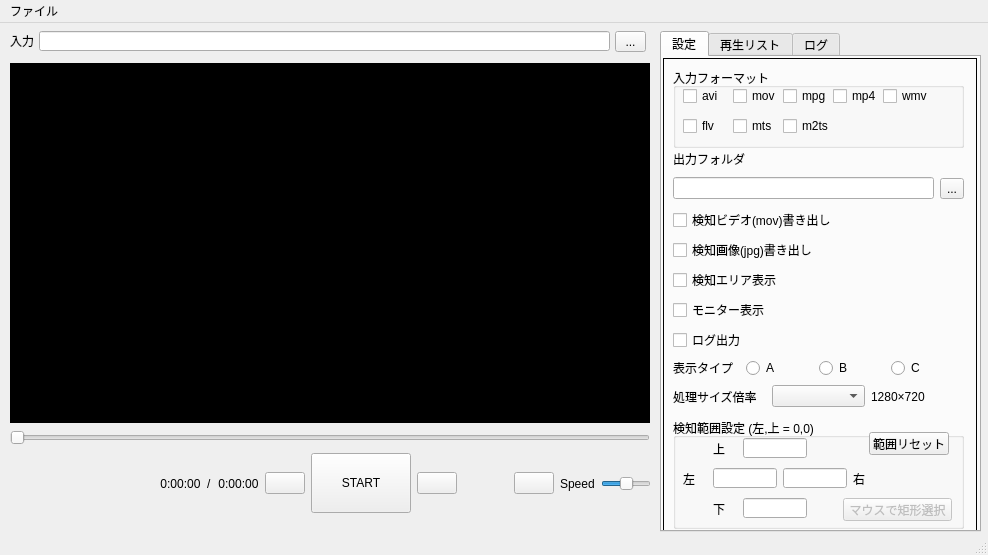
<?xml version="1.0" encoding="UTF-8"?>
<ui version="4.0">
 <class>MainWindow</class>
 <widget class="QMainWindow" name="MainWindow">
  <property name="geometry">
   <rect>
    <x>0</x>
    <y>0</y>
    <width>988</width>
    <height>555</height>
   </rect>
  </property>
  <property name="sizePolicy">
   <sizepolicy hsizetype="Fixed" vsizetype="Fixed">
    <horstretch>0</horstretch>
    <verstretch>0</verstretch>
   </sizepolicy>
  </property>
  <property name="windowTitle">
   <string>Animal Detect</string>
  </property>
  <widget class="QWidget" name="centralwidget">
   <widget class="QTabWidget" name="tabWidget">
    <property name="geometry">
     <rect>
      <x>660</x>
      <y>8</y>
      <width>321</width>
      <height>501</height>
     </rect>
    </property>
    <property name="currentIndex">
     <number>0</number>
    </property>
    <widget class="QWidget" name="Setting_tab">
     <attribute name="title">
      <string>設定</string>
     </attribute>
     <widget class="QFrame" name="frame">
      <property name="geometry">
       <rect>
        <x>1</x>
        <y>1</y>
        <width>314</width>
        <height>475</height>
       </rect>
      </property>
      <property name="frameShape">
       <enum>QFrame::Box</enum>
      </property>
      <property name="frameShadow">
       <enum>QFrame::Plain</enum>
      </property>
      <widget class="QWidget" name="verticalLayoutWidget">
       <property name="geometry">
        <rect>
         <x>10</x>
         <y>150</y>
         <width>291</width>
         <height>201</height>
        </rect>
       </property>
       <layout class="QVBoxLayout" name="verticalLayout_6">
        <item>
         <widget class="QCheckBox" name="writevideo_checkBox">
          <property name="text">
           <string>検知ビデオ(mov)書き出し</string>
          </property>
          <property name="checkable">
           <bool>true</bool>
          </property>
          <property name="checked">
           <bool>false</bool>
          </property>
         </widget>
        </item>
        <item>
         <widget class="QCheckBox" name="writejpg_checkBox">
          <property name="text">
           <string>検知画像(jpg)書き出し</string>
          </property>
          <property name="checkable">
           <bool>true</bool>
          </property>
          <property name="checked">
           <bool>false</bool>
          </property>
         </widget>
        </item>
        <item>
         <widget class="QCheckBox" name="bounding_checkBox">
          <property name="text">
           <string>検知エリア表示</string>
          </property>
         </widget>
        </item>
        <item>
         <widget class="QCheckBox" name="display_checkBox">
          <property name="text">
           <string>モニター表示</string>
          </property>
         </widget>
        </item>
        <item>
         <widget class="QCheckBox" name="verbose_checkBox">
          <property name="text">
           <string>ログ出力</string>
          </property>
         </widget>
        </item>
        <item>
         <layout class="QHBoxLayout" name="horizontalLayout">
          <property name="spacing">
           <number>0</number>
          </property>
          <item>
           <widget class="QLabel" name="label_8">
            <property name="text">
             <string>表示タイプ</string>
            </property>
           </widget>
          </item>
          <item>
           <widget class="QRadioButton" name="detectA_radioButton">
            <property name="text">
             <string>A</string>
            </property>
           </widget>
          </item>
          <item>
           <widget class="QRadioButton" name="detectB_radioButton">
            <property name="text">
             <string>B</string>
            </property>
           </widget>
          </item>
          <item>
           <widget class="QRadioButton" name="detectC_radioButton">
            <property name="text">
             <string>C</string>
            </property>
           </widget>
          </item>
         </layout>
        </item>
        <item>
         <layout class="QHBoxLayout" name="horizontalLayout_2">
          <item>
           <widget class="QLabel" name="label_9">
            <property name="text">
             <string>処理サイズ倍率</string>
            </property>
           </widget>
          </item>
          <item>
           <widget class="QComboBox" name="imgscale_comboBox"/>
          </item>
          <item>
           <widget class="QLabel" name="imgsize_label">
            <property name="text">
             <string>1280×720</string>
            </property>
           </widget>
          </item>
         </layout>
        </item>
       </layout>
      </widget>
      <widget class="QGroupBox" name="groupBox">
       <property name="geometry">
        <rect>
         <x>10</x>
         <y>360</y>
         <width>291</width>
         <height>111</height>
        </rect>
       </property>
       <property name="title">
        <string>検知範囲設定 (左,上 = 0,0)</string>
       </property>
       <widget class="QPushButton" name="detectionArea_Button">
        <property name="enabled">
         <bool>false</bool>
        </property>
        <property name="geometry">
         <rect>
          <x>170</x>
          <y>80</y>
          <width>109</width>
          <height>23</height>
         </rect>
        </property>
        <property name="text">
         <string>マウスで矩形選択</string>
        </property>
       </widget>
       <widget class="QLineEdit" name="detectionTop_Edit">
        <property name="geometry">
         <rect>
          <x>70</x>
          <y>20</y>
          <width>64</width>
          <height>20</height>
         </rect>
        </property>
        <property name="inputMethodHints">
         <set>Qt::ImhDigitsOnly|Qt::ImhEmailCharactersOnly</set>
        </property>
       </widget>
       <widget class="QLineEdit" name="detectionBottom_Edit">
        <property name="geometry">
         <rect>
          <x>70</x>
          <y>80</y>
          <width>64</width>
          <height>20</height>
         </rect>
        </property>
       </widget>
       <widget class="QLineEdit" name="detectionRight_Edit">
        <property name="geometry">
         <rect>
          <x>110</x>
          <y>50</y>
          <width>64</width>
          <height>20</height>
         </rect>
        </property>
       </widget>
       <widget class="QLineEdit" name="detectionLeft_Edit">
        <property name="geometry">
         <rect>
          <x>40</x>
          <y>50</y>
          <width>64</width>
          <height>20</height>
         </rect>
        </property>
       </widget>
       <widget class="QLabel" name="label_3">
        <property name="geometry">
         <rect>
          <x>40</x>
          <y>20</y>
          <width>31</width>
          <height>21</height>
         </rect>
        </property>
        <property name="text">
         <string>上</string>
        </property>
       </widget>
       <widget class="QLabel" name="label_6">
        <property name="geometry">
         <rect>
          <x>40</x>
          <y>80</y>
          <width>16</width>
          <height>21</height>
         </rect>
        </property>
        <property name="text">
         <string>下</string>
        </property>
       </widget>
       <widget class="QLabel" name="label_4">
        <property name="geometry">
         <rect>
          <x>10</x>
          <y>50</y>
          <width>31</width>
          <height>21</height>
         </rect>
        </property>
        <property name="text">
         <string>左</string>
        </property>
       </widget>
       <widget class="QLabel" name="label_5">
        <property name="geometry">
         <rect>
          <x>180</x>
          <y>50</y>
          <width>31</width>
          <height>21</height>
         </rect>
        </property>
        <property name="text">
         <string>右</string>
        </property>
       </widget>
       <widget class="QPushButton" name="resetArea_Button">
        <property name="geometry">
         <rect>
          <x>196</x>
          <y>14</y>
          <width>80</width>
          <height>23</height>
         </rect>
        </property>
        <property name="text">
         <string>範囲リセット</string>
        </property>
       </widget>
      </widget>
      <widget class="QWidget" name="horizontalLayoutWidget">
       <property name="geometry">
        <rect>
         <x>10</x>
         <y>110</y>
         <width>291</width>
         <height>41</height>
        </rect>
       </property>
       <layout class="QHBoxLayout" name="horizontalLayout_4">
        <property name="leftMargin">
         <number>0</number>
        </property>
        <item>
         <widget class="QLineEdit" name="outdirEdit">
          <property name="readOnly">
           <bool>true</bool>
          </property>
         </widget>
        </item>
        <item>
         <widget class="QToolButton" name="outdirButton">
          <property name="text">
           <string>...</string>
          </property>
         </widget>
        </item>
       </layout>
      </widget>
      <widget class="QLabel" name="label">
       <property name="geometry">
        <rect>
         <x>10</x>
         <y>90</y>
         <width>301</width>
         <height>21</height>
        </rect>
       </property>
       <property name="text">
        <string>出力フォルダ</string>
       </property>
      </widget>
      <widget class="QGroupBox" name="groupBox_3">
       <property name="geometry">
        <rect>
         <x>10</x>
         <y>10</y>
         <width>291</width>
         <height>80</height>
        </rect>
       </property>
       <property name="title">
        <string>入力フォーマット</string>
       </property>
       <widget class="QCheckBox" name="avi_checkBox">
        <property name="enabled">
         <bool>true</bool>
        </property>
        <property name="geometry">
         <rect>
          <x>10</x>
          <y>20</y>
          <width>51</width>
          <height>16</height>
         </rect>
        </property>
        <property name="text">
         <string>avi</string>
        </property>
        <property name="checked">
         <bool>false</bool>
        </property>
       </widget>
       <widget class="QCheckBox" name="mov_checkBox">
        <property name="geometry">
         <rect>
          <x>60</x>
          <y>20</y>
          <width>51</width>
          <height>16</height>
         </rect>
        </property>
        <property name="text">
         <string>mov</string>
        </property>
       </widget>
       <widget class="QCheckBox" name="mpg_checkBox">
        <property name="geometry">
         <rect>
          <x>110</x>
          <y>20</y>
          <width>51</width>
          <height>16</height>
         </rect>
        </property>
        <property name="text">
         <string>mpg</string>
        </property>
       </widget>
       <widget class="QCheckBox" name="mp4_checkBox">
        <property name="geometry">
         <rect>
          <x>160</x>
          <y>20</y>
          <width>51</width>
          <height>16</height>
         </rect>
        </property>
        <property name="text">
         <string>mp4</string>
        </property>
       </widget>
       <widget class="QCheckBox" name="wmv_checkBox">
        <property name="geometry">
         <rect>
          <x>210</x>
          <y>20</y>
          <width>51</width>
          <height>16</height>
         </rect>
        </property>
        <property name="text">
         <string>wmv</string>
        </property>
       </widget>
       <widget class="QCheckBox" name="flv_checkBox">
        <property name="geometry">
         <rect>
          <x>10</x>
          <y>50</y>
          <width>51</width>
          <height>16</height>
         </rect>
        </property>
        <property name="text">
         <string>flv</string>
        </property>
       </widget>
       <widget class="QCheckBox" name="mts_checkBox">
        <property name="geometry">
         <rect>
          <x>60</x>
          <y>50</y>
          <width>51</width>
          <height>16</height>
         </rect>
        </property>
        <property name="text">
         <string>mts</string>
        </property>
       </widget>
       <widget class="QCheckBox" name="m2ts_checkBox">
        <property name="geometry">
         <rect>
          <x>110</x>
          <y>50</y>
          <width>51</width>
          <height>16</height>
         </rect>
        </property>
        <property name="text">
         <string>m2ts</string>
        </property>
       </widget>
      </widget>
     </widget>
    </widget>
    <widget class="QWidget" name="PlayList_tab">
     <attribute name="title">
      <string>再生リスト</string>
     </attribute>
     <widget class="QTreeView" name="treeView">
      <property name="geometry">
       <rect>
        <x>1</x>
        <y>1</y>
        <width>314</width>
        <height>475</height>
       </rect>
      </property>
      <property name="frameShape">
       <enum>QFrame::Box</enum>
      </property>
      <property name="frameShadow">
       <enum>QFrame::Plain</enum>
      </property>
     </widget>
    </widget>
    <widget class="QWidget" name="Log_tab">
     <attribute name="title">
      <string>ログ</string>
     </attribute>
     <widget class="QTextEdit" name="logEdit">
      <property name="geometry">
       <rect>
        <x>1</x>
        <y>1</y>
        <width>314</width>
        <height>451</height>
       </rect>
      </property>
      <property name="frameShape">
       <enum>QFrame::Box</enum>
      </property>
      <property name="frameShadow">
       <enum>QFrame::Plain</enum>
      </property>
      <property name="verticalScrollBarPolicy">
       <enum>Qt::ScrollBarAlwaysOn</enum>
      </property>
      <property name="horizontalScrollBarPolicy">
       <enum>Qt::ScrollBarAlwaysOn</enum>
      </property>
      <property name="lineWrapMode">
       <enum>QTextEdit::NoWrap</enum>
      </property>
      <property name="readOnly">
       <bool>true</bool>
      </property>
      <property name="html">
       <string>&lt;!DOCTYPE HTML PUBLIC &quot;-//W3C//DTD HTML 4.0//EN&quot; &quot;http://www.w3.org/TR/REC-html40/strict.dtd&quot;&gt;
&lt;html&gt;&lt;head&gt;&lt;meta name=&quot;qrichtext&quot; content=&quot;1&quot; /&gt;&lt;style type=&quot;text/css&quot;&gt;
p, li { white-space: pre-wrap; }
&lt;/style&gt;&lt;/head&gt;&lt;body style=&quot; font-family:'MS UI Gothic'; font-size:9pt; font-weight:400; font-style:normal;&quot;&gt;
&lt;p style=&quot;-qt-paragraph-type:empty; margin-top:0px; margin-bottom:0px; margin-left:0px; margin-right:0px; -qt-block-indent:0; text-indent:0px;&quot;&gt;&lt;br /&gt;&lt;/p&gt;&lt;/body&gt;&lt;/html&gt;</string>
      </property>
     </widget>
     <widget class="QPushButton" name="clearlog_pushButton">
      <property name="geometry">
       <rect>
        <x>235</x>
        <y>454</y>
        <width>75</width>
        <height>23</height>
       </rect>
      </property>
      <property name="text">
       <string>クリア</string>
      </property>
     </widget>
    </widget>
   </widget>
   <widget class="QLabel" name="videoFrame">
    <property name="geometry">
     <rect>
      <x>10</x>
      <y>40</y>
      <width>640</width>
      <height>360</height>
     </rect>
    </property>
    <property name="minimumSize">
     <size>
      <width>640</width>
      <height>360</height>
     </size>
    </property>
    <property name="maximumSize">
     <size>
      <width>640</width>
      <height>360</height>
     </size>
    </property>
    <property name="autoFillBackground">
     <bool>false</bool>
    </property>
    <property name="styleSheet">
     <string notr="true">background-color: rgb(0, 0, 0);
color: rgb(255, 255, 255);</string>
    </property>
    <property name="text">
     <string/>
    </property>
    <property name="alignment">
     <set>Qt::AlignLeading|Qt::AlignLeft|Qt::AlignTop</set>
    </property>
   </widget>
   <widget class="QSlider" name="trackSlider">
    <property name="geometry">
     <rect>
      <x>10</x>
      <y>405</y>
      <width>640</width>
      <height>20</height>
     </rect>
    </property>
    <property name="minimumSize">
     <size>
      <width>640</width>
      <height>20</height>
     </size>
    </property>
    <property name="maximumSize">
     <size>
      <width>640</width>
      <height>16777215</height>
     </size>
    </property>
    <property name="orientation">
     <enum>Qt::Horizontal</enum>
    </property>
   </widget>
   <widget class="QLineEdit" name="fileEdit">
    <property name="enabled">
     <bool>true</bool>
    </property>
    <property name="geometry">
     <rect>
      <x>39</x>
      <y>8</y>
      <width>571</width>
      <height>20</height>
     </rect>
    </property>
    <property name="minimumSize">
     <size>
      <width>500</width>
      <height>0</height>
     </size>
    </property>
    <property name="maximumSize">
     <size>
      <width>600</width>
      <height>16777215</height>
     </size>
    </property>
    <property name="text">
     <string/>
    </property>
    <property name="frame">
     <bool>true</bool>
    </property>
    <property name="readOnly">
     <bool>true</bool>
    </property>
    <property name="placeholderText">
     <string/>
    </property>
   </widget>
   <widget class="QWidget" name="layoutWidget">
    <property name="geometry">
     <rect>
      <x>10</x>
      <y>430</y>
      <width>641</width>
      <height>71</height>
     </rect>
    </property>
    <layout class="QHBoxLayout" name="horizontalLayout_7">
     <property name="bottomMargin">
      <number>10</number>
     </property>
     <item>
      <spacer name="horizontalSpacer">
       <property name="orientation">
        <enum>Qt::Horizontal</enum>
       </property>
       <property name="sizeType">
        <enum>QSizePolicy::Fixed</enum>
       </property>
       <property name="sizeHint" stdset="0">
        <size>
         <width>150</width>
         <height>20</height>
        </size>
       </property>
      </spacer>
     </item>
     <item>
      <widget class="QLabel" name="tracklabel">
       <property name="maximumSize">
        <size>
         <width>50</width>
         <height>16777215</height>
        </size>
       </property>
       <property name="text">
        <string>0:00:00</string>
       </property>
       <property name="alignment">
        <set>Qt::AlignCenter</set>
       </property>
      </widget>
     </item>
     <item>
      <widget class="QLabel" name="label_10">
       <property name="text">
        <string>/</string>
       </property>
      </widget>
     </item>
     <item>
      <widget class="QLabel" name="trackalllabel">
       <property name="maximumSize">
        <size>
         <width>50</width>
         <height>16777215</height>
        </size>
       </property>
       <property name="text">
        <string>0:00:00</string>
       </property>
       <property name="alignment">
        <set>Qt::AlignCenter</set>
       </property>
      </widget>
     </item>
     <item>
      <widget class="QPushButton" name="previousvideoButton">
       <property name="toolTip">
        <string>前のビデオ</string>
       </property>
       <property name="text">
        <string/>
       </property>
       <property name="icon">
        <iconset resource="video_detect.qrc">
         <normaloff>:/newPrefix/leftarrow114.png</normaloff>:/newPrefix/leftarrow114.png</iconset>
       </property>
      </widget>
     </item>
     <item>
      <widget class="QPushButton" name="playButton">
       <property name="minimumSize">
        <size>
         <width>100</width>
         <height>60</height>
        </size>
       </property>
       <property name="maximumSize">
        <size>
         <width>100</width>
         <height>16777215</height>
        </size>
       </property>
       <property name="baseSize">
        <size>
         <width>0</width>
         <height>0</height>
        </size>
       </property>
       <property name="text">
        <string>START</string>
       </property>
      </widget>
     </item>
     <item>
      <widget class="QPushButton" name="nextvideoButton">
       <property name="toolTip">
        <string>次のビデオ</string>
       </property>
       <property name="text">
        <string/>
       </property>
       <property name="icon">
        <iconset resource="video_detect.qrc">
         <normaloff>:/newPrefix/right arrow114.png</normaloff>:/newPrefix/right arrow114.png</iconset>
       </property>
      </widget>
     </item>
     <item>
      <spacer name="horizontalSpacer_2">
       <property name="orientation">
        <enum>Qt::Horizontal</enum>
       </property>
       <property name="sizeHint" stdset="0">
        <size>
         <width>40</width>
         <height>20</height>
        </size>
       </property>
      </spacer>
     </item>
     <item>
      <widget class="QPushButton" name="nextframeButton">
       <property name="toolTip">
        <string>コマ送り</string>
       </property>
       <property name="text">
        <string/>
       </property>
       <property name="icon">
        <iconset>
         <normalon>:/newPrefix/pause button4.png</normalon>
        </iconset>
       </property>
      </widget>
     </item>
     <item>
      <widget class="QLabel" name="label_2">
       <property name="text">
        <string>Speed</string>
       </property>
      </widget>
     </item>
     <item>
      <widget class="QSlider" name="speedSlider">
       <property name="maximumSize">
        <size>
         <width>50</width>
         <height>16777215</height>
        </size>
       </property>
       <property name="value">
        <number>50</number>
       </property>
       <property name="orientation">
        <enum>Qt::Horizontal</enum>
       </property>
      </widget>
     </item>
    </layout>
   </widget>
   <widget class="QToolButton" name="folderButton">
    <property name="geometry">
     <rect>
      <x>615</x>
      <y>8</y>
      <width>31</width>
      <height>21</height>
     </rect>
    </property>
    <property name="text">
     <string>...</string>
    </property>
    <property name="icon">
     <iconset resource="video_detect.qrc">
      <normaloff>:/newPrefix/folder265.png</normaloff>:/newPrefix/folder265.png</iconset>
    </property>
   </widget>
   <widget class="QLabel" name="label_7">
    <property name="geometry">
     <rect>
      <x>10</x>
      <y>10</y>
      <width>31</width>
      <height>16</height>
     </rect>
    </property>
    <property name="text">
     <string>入力 </string>
    </property>
   </widget>
  </widget>
  <widget class="QMenuBar" name="menubar">
   <property name="geometry">
    <rect>
     <x>0</x>
     <y>0</y>
     <width>988</width>
     <height>21</height>
    </rect>
   </property>
   <widget class="QMenu" name="menuFile">
    <property name="title">
     <string>ファイル</string>
    </property>
    <addaction name="actionOpen_Folder"/>
    <addaction name="actionWebCam"/>
    <addaction name="separator"/>
    <addaction name="actionLoad_Settings"/>
    <addaction name="actionSave_Settings"/>
    <addaction name="separator"/>
    <addaction name="actionQuit"/>
   </widget>
   <addaction name="menuFile"/>
  </widget>
  <widget class="QStatusBar" name="statusbar"/>
  <action name="actionQuit">
   <property name="text">
    <string>終了</string>
   </property>
  </action>
  <action name="actionOpen_Folder">
   <property name="text">
    <string>ビデオフォルダを開く...</string>
   </property>
  </action>
  <action name="actionWebCam">
   <property name="text">
    <string>カメラから入力...</string>
   </property>
  </action>
  <action name="actionSave_Settings">
   <property name="text">
    <string>設定を保存...</string>
   </property>
   <property name="iconText">
    <string>設定を保存...</string>
   </property>
   <property name="toolTip">
    <string>設定を保存...</string>
   </property>
  </action>
  <action name="actionLoad_Settings">
   <property name="text">
    <string>設定を読込み...</string>
   </property>
  </action>
  <action name="actionAttach_CSV">
   <property name="text">
    <string>CSVファイルを結合...</string>
   </property>
  </action>
 </widget>
 <resources>
  <include location="video_detect.qrc"/>
 </resources>
 <connections>
  <connection>
   <sender>actionQuit</sender>
   <signal>triggered()</signal>
   <receiver>MainWindow</receiver>
   <slot>close()</slot>
   <hints>
    <hint type="sourcelabel">
     <x>-1</x>
     <y>-1</y>
    </hint>
    <hint type="destinationlabel">
     <x>320</x>
     <y>301</y>
    </hint>
   </hints>
  </connection>
 </connections>
</ui>
